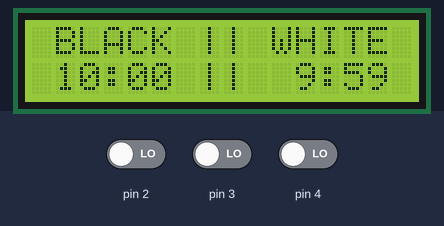
A sketch run on a simulated Arduino Uno, built with avr-gcc and run on an emulated ATmega328P. Parts: 16×2 character LCD. The inputs (shaded band) are chosen by the test bench; at power-on: pin 3 LOW, pin 2 LOW, pin 4 LOW.

Above: at 1.2 s.
1.3 s: pin 3 driven HIGH
At 3.1 s:
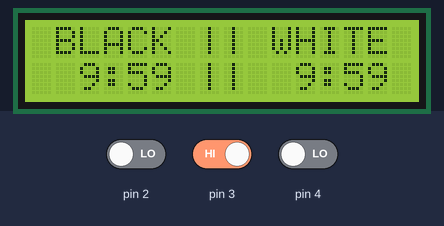
4.8 s: pin 2 driven HIGH
At 7.8 s:
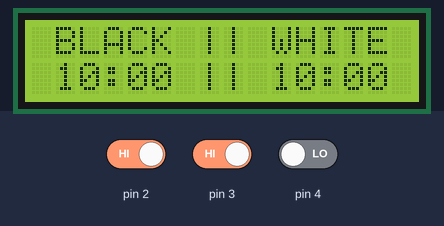
7.9 s: pin 4 driven HIGH
Timing chart, 0 to 10.9 s (numbered marks = the images above; inputs shaded):
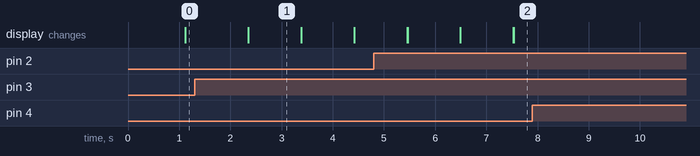

The sketch:

ChessClock.ino
```cpp
#include <Wire.h>
#include <LiquidCrystal_I2C.h>
#define WHITE 1
#define BLACK 0
LiquidCrystal_I2C lcd(0x27,16,2);

  unsigned int time[2]; //in seconds
  bool isSet=false,changedSides=false;
  char playing_side; // 1 is white and 0 is black
  int set=0,blackButton=0,whiteButton=0;


void setup() {
  lcd.init();
  lcd.backlight();
  lcd.setCursor(0,0);
  lcd.print(" BLACK || WHITE");
  lcd.setCursor(7, 1);
  lcd.print("||");
  lcd.setCursor(3, 1);
  lcd.print(":");
  lcd.setCursor(12, 1);
  lcd.print(":");
  pinMode(4,INPUT);
  pinMode(2,INPUT);
  pinMode(3,INPUT);
}


void print_time(char isWhite,unsigned int time)//possible error due to time being a pointer and a global variable
{
  if(!isWhite) // Black
  {
    lcd.setCursor(1,1);
    (time/60)/10!=0?lcd.print((time/60)/10):lcd.print(" ");//if the second digit to the minute part of the timer is 0 then remove so for example 05:34 would become 5:34
    lcd.setCursor(2,1);
    lcd.print((time/60)%10);
    lcd.setCursor(4,1);
    lcd.print((time%60)/10);
    lcd.setCursor(5,1);
    lcd.print((time%60)%10);
  }
  else //White
  {
    lcd.setCursor(10,1);
    (time/60)/10!=0?lcd.print((time/60)/10):lcd.print(" ");//same as above
    lcd.setCursor(11,1);
    lcd.print((time/60)%10);
    lcd.setCursor(13,1);
    lcd.print((time%60)/10);
    lcd.setCursor(14,1);
    lcd.print((time%60)%10);
  }
}


void loop() {
  set = digitalRead(2);
  if(set==HIGH || !isSet)
  {
    playing_side=WHITE;
    time[BLACK]=600;//initializing time variables
    time[WHITE]=600;
    isSet=true;
  }

  print_time(BLACK,time[BLACK]);
  print_time(WHITE,time[WHITE]);

  blackButton = digitalRead(4);
  whiteButton = digitalRead(3);
  if(blackButton == HIGH) playing_side=WHITE;
  if(whiteButton == HIGH) playing_side=BLACK;

  //Receives input during the 1 second delay
  for (int i=0;i<1000 && !changedSides;i++) //Stops after 1000ms=1s or if someone pressed their button
  {

    if(digitalRead(4) == HIGH && playing_side==BLACK)
      //Black's button starts white's timer
    {
      changedSides = true;
      //time[playing_side]+=2;
      playing_side=WHITE;
    }

    if(digitalRead(3) == HIGH && playing_side==WHITE)
      //White's button starts white's timer
    {
      changedSides = true;
      //time[playing_side]+=2;
      playing_side=BLACK;


    }
    delay(1);
  }
  changedSides?changedSides=false:time[playing_side]--;
  print_time(playing_side,time[playing_side]);
  while((time[BLACK]==0 || time[WHITE]==0))
  {
    lcd.setCursor(0,1);
    time[BLACK]==0?lcd.print("-->WHITE WINS<--"):lcd.print("-->BLACK WINS<--"); //If black's time runs out display White wins, else display black wins

    set = digitalRead(2);
    if(set==HIGH)
    {
    playing_side=WHITE;
    time[BLACK]=600;
    time[WHITE]=600;

    lcd.clear(); //clears the display
    lcd.setCursor(0,0);
    lcd.print(" BLACK || WHITE");
    lcd.setCursor(7, 1);
    lcd.print("||");
    lcd.setCursor(3, 1);
    lcd.print(":");
    lcd.setCursor(12, 1);
    lcd.print(":");
    break;

    }
  }


}
```

Measured:
- after the input at 7.9 s, every drawn part: stays the same
